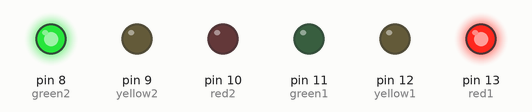
Simulated run of this sketch. Board: Arduino Uno, built with avr-gcc and run on an emulated ATmega328P. Parts: output pins drawn as LEDs (lit = HIGH).

Above: at 2.5 s.
At 6.0 s:
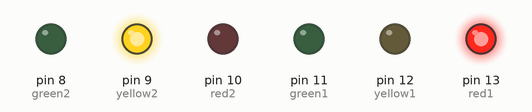
At 9.5 s:
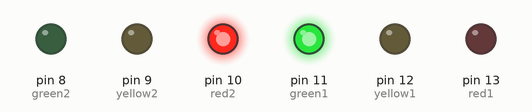
At 13.0 s:
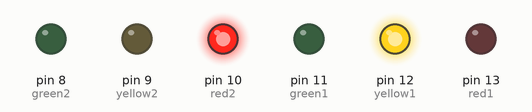
Timing chart, 0 to 18.2 s (numbered marks = the images above):
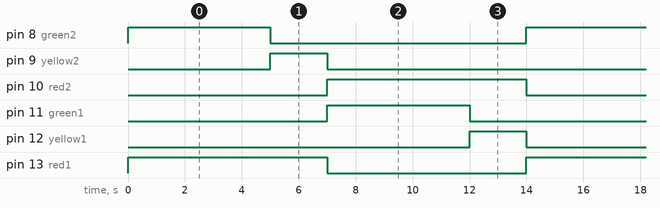

Measured:
- by itself, pin 8 (green2), pin 11 (green1): alternates HIGH for 5.0 s and LOW for 9.0 s
- by itself, pin 9 (yellow2), pin 12 (yellow1): alternates HIGH for 2.0 s and LOW for 12.0 s
- by itself, pin 10 (red2), pin 13 (red1): alternates HIGH for 7.0 s and LOW for 7.0 s

The sketch:

Sketch2_Dual_Traffic_Light.ino
```cpp
/*
  This sketch implements the logic for a dual traffic light intersection using an Arduino Uno.
  The system coordinates six digital outputs (Pins 8-13) to manage two sets of Red, Yellow, and Green LEDs.
  The software follows a state-machine logic where each "State" ensures traffic safety by alternating
  right-of-way access with timed delays of 5000ms and 2000ms.

  Connections Guide:
  -Traffic Light 1: Pins 13 (R), 12 (Y), 11 (G).
  -Traffic Light 2: Pins 10 (R), 9 (Y), 8 (G).
  -Common Ground: All cathodes are connected to the Arduino's GND rail.

  Each LED is connected in series with a 220Ω resistor to regulate current from the digital pins.
  All LED cathodes are tied together to create a Common Ground path, which returns to the Arduino's GND pin
  to complete the circuit.
  This shared return path ensures a stable reference voltage for all six signaling states.
*/

void setup()
{
  pinMode(13, OUTPUT); //red1
  pinMode(12, OUTPUT); //yellow1
  pinMode(11, OUTPUT); //green1
  pinMode(10, OUTPUT); //red2
  pinMode(9, OUTPUT); //yellow2
  pinMode(8, OUTPUT); //green2
}

void loop()
{
  	//STATE 1
	digitalWrite(13,1); //the second 1 acts as HIGH
  	digitalWrite(12,0);
    digitalWrite(11,0);
    digitalWrite(10,0);
    digitalWrite(9,0);
    digitalWrite(8,1);
  	 delay(5000); //For 5 seconds red1 and green2 will be ON

 	//STATE 2
	digitalWrite(13,1);
  	digitalWrite(12,0);
    digitalWrite(11,0);
    digitalWrite(10,0);
    digitalWrite(9,1);
    digitalWrite(8,0);
  	 delay(2000); //For 2 seconds red1 will remain ON as well as yellow2

  	//STATE 3
	digitalWrite(13,0);
  	digitalWrite(12,0);
    digitalWrite(11,1);
    digitalWrite(10,1);
    digitalWrite(9,0);
    digitalWrite(8,0);
  	 delay(5000); //For 5 seconds green1 and red2 will be ON

   	//STATE 4
	digitalWrite(13,0);
  	digitalWrite(12,1);
    digitalWrite(11,0);
    digitalWrite(10,1);
    digitalWrite(9,0);
    digitalWrite(8,0);
  	 delay(2000); //For 2 seconds red2 will remain ON as well as yellow1

}
```
